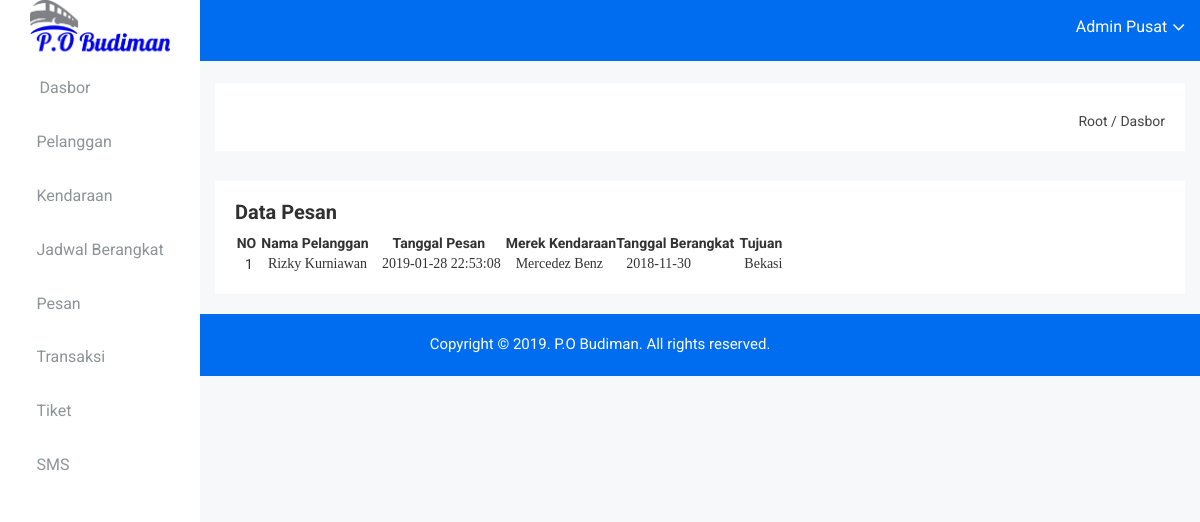
The page /dashboard/index.php?act=data_pesan (signed in) on the database its author committed.
### tables this page shows
CREATE TABLE `pesan` (
  `id_pesan` int(5) UNSIGNED ZEROFILL NOT NULL,
  `id_pelanggan` int(11) NOT NULL,
  `jml_penumpang` int(3) NOT NULL,
  `tgl_pesan` timestamp NOT NULL DEFAULT CURRENT_TIMESTAMP,
  `id_kendaraan` int(11) NOT NULL,
  `id_jadwal` int(11) NOT NULL
);

CREATE TABLE `pelanggan` (
  `id_pelanggan` int(11) NOT NULL,
  `nama_pelanggan` varchar(50) NOT NULL,
  `alamat` text NOT NULL,
  `jk` enum('Pria','Wanita') NOT NULL,
  `tgl_lahir` date NOT NULL,
  `no_ktp` varchar(20) NOT NULL,
  `no_telp` varchar(15) NOT NULL,
  `password` varchar(100) NOT NULL
);

CREATE TABLE `kendaraan` (
  `id_kendaraan` int(11) NOT NULL,
  `nomor_kendaraan` varchar(100) NOT NULL,
  `merek_kendaraan` varchar(50) NOT NULL,
  `kelas_kendaraan` varchar(50) NOT NULL,
  `harga_kelas` varchar(50) NOT NULL
);

CREATE TABLE `jadwal_keberangkatan` (
  `id_jadwal` int(11) NOT NULL,
  `tgl_berangkat` date NOT NULL,
  `jam` varchar(40) NOT NULL,
  `tujuan` varchar(299) NOT NULL,
  `harga` varchar(299) NOT NULL,
  `id_kendaraan` int(11) NOT NULL,
  `jml_kursi` int(3) NOT NULL
);

### dashboard/pages/pesan/data_pesan.php (the view, shortened to what this page needs)
<?php
include "config.php";
$query = mysqli_query($connection, "SELECT pelanggan.nama_pelanggan, pesan.id_pesan, pesan.jml_penumpang, pesan.tgl_pesan, kendaraan.merek_kendaraan, kendaraan.kelas_kendaraan, jadwal_keberangkatan.tgl_berangkat, jadwal_keberangkatan.jam, jadwal_keberangkatan.tujuan, jadwal_keberangkatan.id_jadwal, transaksi.foto
FROM pesan
JOIN pelanggan ON pelanggan.id_pelanggan = pesan.id_pelanggan
JOIN kendaraan ON kendaraan.id_kendaraan = pesan.id_kendaraan
JOIN transaksi ON pesan.id_pesan = transaksi.id_pesan
JOIN jadwal_keberangkatan ON jadwal_keberangkatan.id_jadwal = pesan.id_jadwal");
?>
<div class="data-table-area mg-b-15">
    <div class="container-fluid">
        <div class="row">
            <div class="col-lg-12 col-md-12 col-sm-12 col-xs-12">
                <div class="sparkline13-list">
                    <div class="sparkline13-hd">
                        <div class="main-sparkline13-hd">
                            <h1>Data Pesan</h1>
                        </div>
                    </div>
                    <div class="sparkline13-graph">
                        <div class="datatable-dashv1-list custom-datatable-overright">
                            <table id="table" data-toggle="table"
                                              data-pagination="true"
                                              data-search="true"
                                              data-show-columns="true"
                                              data-show-pagination-switch="true"
                                              data-show-refresh="true"
                                              data-key-events="true"
                                              data-show-toggle="true"
                                              data-resizable="true"
                                              data-cookie="true"
                                              data-cookie-id-table="saveId"
                                              data-show-export="true"
                                              data-click-to-select="true"
                                              data-toolbar="#toolbar">
                                <thead>
                                    <tr>
                                        <th data-field="no">NO</th>
                                        <th data-field="nama_pelanggan">Nama Pelanggan</th>
                                        <th data-field="tgl_pesan">Tanggal Pesan</th>
                                        <th data-field="merek_kendaraan">Merek Kendaraan</th>
                                        <th data-field="tgl_berangkat">Tanggal Berangkat</th>
                                        <th data-field="nama_tujuan">Tujuan</th>
                                    </tr>
                                </thead>
                                <tbody>
                                <?php if (mysqli_num_rows($query) > 0) { ?>
                                    <?php
                                    $no = 1;
                                    while ($data = mysqli_fetch_array($query)) {
                                        ?>
                                    <tr>
                                        <td><?php echo $no ?></td>
                                        <td><font face="trebuchet MS"><?php echo $data["nama_pelanggan"]; ?></font></td>
                                        <td><font face="trebuchet MS"><?php echo $data["tgl_pesan"]; ?></font></td>
                                        <td><font face="trebuchet MS"><?php echo $data["merek_kendaraan"]; ?></font></td>
                                        <td><font face="trebuchet MS"><?php echo $data["tgl_berangkat"]; ?></font></td>
                                        <td><font face="trebuchet MS"><?php echo $data["tujuan"]; ?></font></td>
                                    </tr>
                                            <?php
                                            $no++;
                                        }
                                    }
                                    ?>
                                </tbody>
                            </table>
                        </div>
                    </div>
                </div>
            </div>
        </div>
    </div>
</div>

### dashboard/css/main.css (style rules this page uses)
html { color: #222; font-size: 1em; line-height: 1.4; }

### dashboard/pages/pesan/data_pesan.php (style rules this page uses)
thead, th { text-align: center; }

### rows shown on the page
pesan: id_pelanggan.nama_pelanggan "Rizky Kurniawan", tgl_pesan "2019-01-28 22:53:08", id_kendaraan.merek_kendaraan "Mercedez Benz", id_jadwal.tgl_berangkat "2018-11-30", id_jadwal.tujuan "Bekasi"

### other values the page prints
$_SESSION['nama_admin'] "Admin Pusat"
